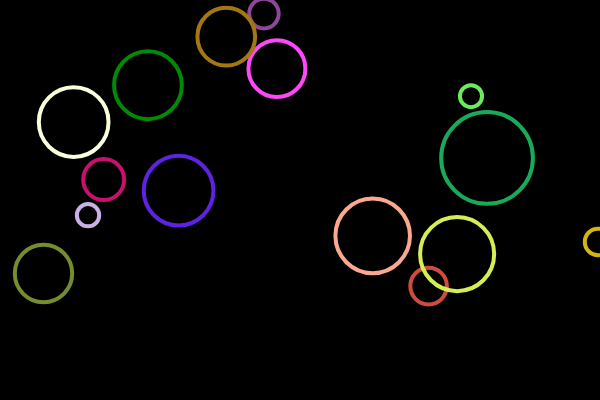
Frame 1 (no input)
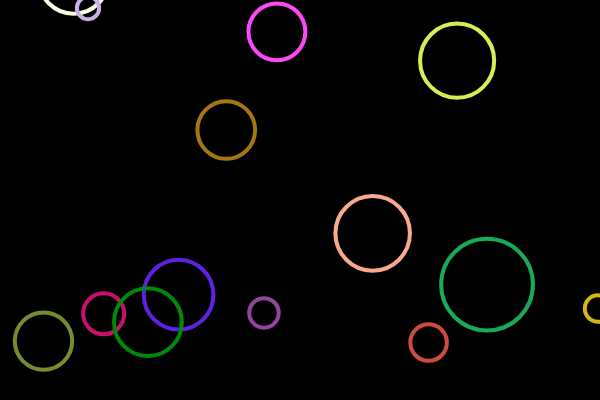
Frame 60 (no input)
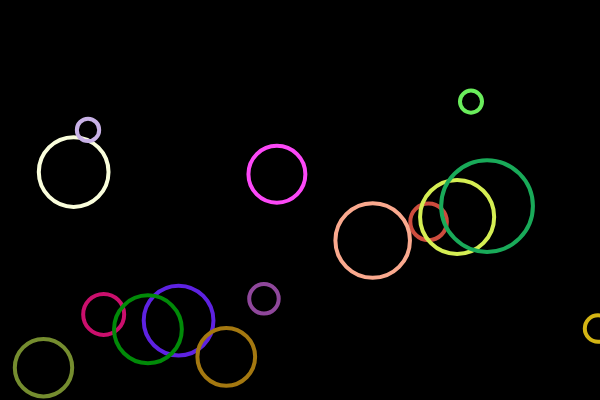
Frame 120 (the mouse pressed at the canvas centre since frame 60)

The p5.js sketch that drew these frames (run headless with seeded random() and noise() and a simulated clock; from frame 60 on, the mouse is pressed at the canvas centre):

// p5.js sketch
// ── sketch.js
// Gravity Circle Starting Code

// DECLARE GLOBAL VARIABLES
var circles = [];

// SETUP FUNCTION - Runs once at beginning of program
function setup() {
    createCanvas(600, 400);
    for (var i = 0; i < 15; i++) {
        circles.push(new drawaCircle());
    }
}

function drawaCircle() {
    this.x = random(width);
    this.r = random(10, 50);
    this.y = random(0,height-this.r);
    this.xSpeed = 0;
    this.ySpeed = 0;
    this.g = 1;
    this.launchSpeed = random(-30, -10);
    this.col = color(random(255), random(255), random(255));

    this.update = function() {
        // Move & Bounce a Circle Horizontally
        this.x += this.xSpeed;
        if (this.x < 0 || this.x > width) {
            this.xSpeed = this.xSpeed * -1;
        }

        // Move & Bounce this Vertically
        this.y += this.ySpeed;
        this.ySpeed += this.g;  // Apply gravity
        if (this.y + this.r > height) {
            this.ySpeed = this.launchSpeed; // Reset to launch speed
            this.launchSpeed = this.launchSpeed * 0.9; // Energy loss
        }
    }

    this.display = function() {
        noFill();
        stroke(this.col);
        strokeWeight(4);
        ellipse(this.x, this.y, 2 * this.r);
    }
}

// DRAW FUNCTION - Loops @ 60FPS by default
function draw(){
    // DRAWING
    background(0);
    run();
}

function run(){
    for (var i = 0; i < circles.length; i++) {
        circles[i].update();
        circles[i].display();
        if (mouseX >= circles[i].x && mouseX <= circles[i].x + circles[i].r && mouseY >= circles[i].y && mouseY <= circles[i].y + circles[i].r) {
            
        }
    }
}
